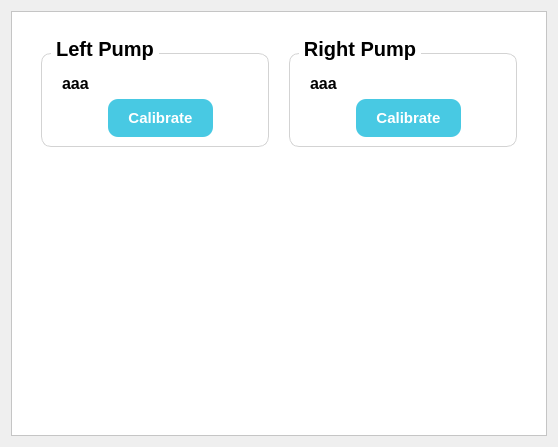
<?xml version="1.0" encoding="UTF-8"?>
<ui version="4.0">
 <class>Form</class>
 <widget class="QWidget" name="Form">
  <property name="geometry">
   <rect>
    <x>0</x>
    <y>0</y>
    <width>558</width>
    <height>447</height>
   </rect>
  </property>
  <property name="windowTitle">
   <string>Form</string>
  </property>
  <layout class="QVBoxLayout" name="verticalLayout">
   <item>
    <widget class="QFrame" name="calibratePage">
     <property name="styleSheet">
      <string notr="true">background:#ffffff</string>
     </property>
     <property name="frameShape">
      <enum>QFrame::StyledPanel</enum>
     </property>
     <property name="frameShadow">
      <enum>QFrame::Raised</enum>
     </property>
     <layout class="QGridLayout" name="gridLayout_12">
      <item row="0" column="1">
       <layout class="QGridLayout" name="gridLayout_13">
        <property name="leftMargin">
         <number>20</number>
        </property>
        <property name="topMargin">
         <number>20</number>
        </property>
        <property name="rightMargin">
         <number>20</number>
        </property>
        <property name="bottomMargin">
         <number>20</number>
        </property>
        <property name="horizontalSpacing">
         <number>20</number>
        </property>
        <item row="0" column="0">
         <layout class="QVBoxLayout" name="verticalLayout_23">
          <property name="spacing">
           <number>0</number>
          </property>
          <property name="rightMargin">
           <number>0</number>
          </property>
          <property name="bottomMargin">
           <number>0</number>
          </property>
          <item>
           <widget class="QGroupBox" name="FAB_6">
            <property name="sizePolicy">
             <sizepolicy hsizetype="Preferred" vsizetype="Preferred">
              <horstretch>0</horstretch>
              <verstretch>0</verstretch>
             </sizepolicy>
            </property>
            <property name="font">
             <font>
              <family>Nirmala UI</family>
              <pointsize>15</pointsize>
              <weight>87</weight>
              <bold>true</bold>
             </font>
            </property>
            <property name="styleSheet">
             <string notr="true">QGroupBox{
border:1px solid lightgrey;
font-weight: 700;
padding:10px 0px 0px 0px;
margin-top:12px;
font-family:Nirmala UI;
font-size:15pt;
border-radius:10%;
}
QGroupBox:title{
subcontrol-origin: margin;
left: 10px;
top:-4px;
margin:0px 2px 0px 2px
}
</string>
            </property>
            <property name="title">
             <string>Left Pump</string>
            </property>
            <property name="alignment">
             <set>Qt::AlignLeading|Qt::AlignLeft|Qt::AlignTop</set>
            </property>
            <property name="flat">
             <bool>false</bool>
            </property>
            <property name="checkable">
             <bool>false</bool>
            </property>
            <layout class="QVBoxLayout" name="verticalLayout_35">
             <property name="spacing">
              <number>6</number>
             </property>
             <property name="leftMargin">
              <number>20</number>
             </property>
             <property name="topMargin">
              <number>9</number>
             </property>
             <property name="bottomMargin">
              <number>9</number>
             </property>
             <item>
              <layout class="QHBoxLayout" name="horizontalLayout_44">
               <property name="spacing">
                <number>2</number>
               </property>
               <item alignment="Qt::AlignLeft">
                <widget class="QLabel" name="drugNameLeftCalibration">
                 <property name="styleSheet">
                  <string notr="true">font-weight:700;
font-size:12pt</string>
                 </property>
                 <property name="text">
                  <string>aaa</string>
                 </property>
                </widget>
               </item>
               <item>
                <spacer name="horizontalSpacer_14">
                 <property name="orientation">
                  <enum>Qt::Horizontal</enum>
                 </property>
                 <property name="sizeHint" stdset="0">
                  <size>
                   <width>40</width>
                   <height>20</height>
                  </size>
                 </property>
                </spacer>
               </item>
              </layout>
             </item>
             <item alignment="Qt::AlignHCenter">
              <widget class="QPushButton" name="btnCalibrateLeft">
               <property name="font">
                <font>
                 <pointsize>11</pointsize>
                 <weight>99</weight>
                 <bold>true</bold>
                </font>
               </property>
               <property name="cursor">
                <cursorShape>PointingHandCursor</cursorShape>
               </property>
               <property name="focusPolicy">
                <enum>Qt::TabFocus</enum>
               </property>
               <property name="autoFillBackground">
                <bool>false</bool>
               </property>
               <property name="styleSheet">
                <string notr="true">background:#48C9E3;
color:#FFFFFF;
border-radius:10%;
padding:10px 20px;
font-weight: 900;
font-size:11pt</string>
               </property>
               <property name="text">
                <string>Calibrate</string>
               </property>
               <property name="flat">
                <bool>false</bool>
               </property>
              </widget>
             </item>
            </layout>
           </widget>
          </item>
         </layout>
        </item>
        <item row="0" column="1">
         <layout class="QVBoxLayout" name="verticalLayout_25">
          <property name="spacing">
           <number>0</number>
          </property>
          <property name="rightMargin">
           <number>0</number>
          </property>
          <property name="bottomMargin">
           <number>0</number>
          </property>
          <item>
           <widget class="QGroupBox" name="FAB_7">
            <property name="sizePolicy">
             <sizepolicy hsizetype="Preferred" vsizetype="Preferred">
              <horstretch>0</horstretch>
              <verstretch>0</verstretch>
             </sizepolicy>
            </property>
            <property name="font">
             <font>
              <family>Nirmala UI</family>
              <pointsize>15</pointsize>
              <weight>87</weight>
              <bold>true</bold>
             </font>
            </property>
            <property name="styleSheet">
             <string notr="true">QGroupBox{
border:1px solid lightgrey;
font-weight: 700;
padding:10px 0px 0px 0px;
margin-top:12px;
font-family:Nirmala UI;
font-size:15pt;
border-radius:10%;
}
QGroupBox:title{
subcontrol-origin: margin;
left: 10px;
top:-4px;
margin:0px 2px 0px 2px
}
</string>
            </property>
            <property name="title">
             <string>Right Pump</string>
            </property>
            <property name="alignment">
             <set>Qt::AlignLeading|Qt::AlignLeft|Qt::AlignTop</set>
            </property>
            <property name="flat">
             <bool>false</bool>
            </property>
            <property name="checkable">
             <bool>false</bool>
            </property>
            <layout class="QVBoxLayout" name="verticalLayout_39">
             <property name="spacing">
              <number>6</number>
             </property>
             <property name="leftMargin">
              <number>20</number>
             </property>
             <property name="topMargin">
              <number>9</number>
             </property>
             <property name="bottomMargin">
              <number>9</number>
             </property>
             <item>
              <layout class="QHBoxLayout" name="horizontalLayout_45">
               <property name="spacing">
                <number>2</number>
               </property>
               <item>
                <widget class="QLabel" name="drugNameRightCalibration">
                 <property name="styleSheet">
                  <string notr="true">font-weight:700;
font-size:12pt</string>
                 </property>
                 <property name="text">
                  <string>aaa</string>
                 </property>
                </widget>
               </item>
               <item>
                <spacer name="horizontalSpacer_15">
                 <property name="orientation">
                  <enum>Qt::Horizontal</enum>
                 </property>
                 <property name="sizeHint" stdset="0">
                  <size>
                   <width>40</width>
                   <height>20</height>
                  </size>
                 </property>
                </spacer>
               </item>
              </layout>
             </item>
             <item alignment="Qt::AlignHCenter">
              <widget class="QPushButton" name="btnCalibrateRight">
               <property name="font">
                <font>
                 <pointsize>11</pointsize>
                 <weight>99</weight>
                 <bold>true</bold>
                </font>
               </property>
               <property name="cursor">
                <cursorShape>PointingHandCursor</cursorShape>
               </property>
               <property name="focusPolicy">
                <enum>Qt::TabFocus</enum>
               </property>
               <property name="autoFillBackground">
                <bool>false</bool>
               </property>
               <property name="styleSheet">
                <string notr="true">background:#48C9E3;
color:#FFFFFF;
border-radius:10%;
padding:10px 20px;
font-weight: 900;
font-size:11pt</string>
               </property>
               <property name="text">
                <string>Calibrate</string>
               </property>
               <property name="flat">
                <bool>false</bool>
               </property>
              </widget>
             </item>
            </layout>
           </widget>
          </item>
         </layout>
        </item>
        <item row="2" column="0" colspan="2" alignment="Qt::AlignRight|Qt::AlignBottom">
         <widget class="QLabel" name="infoCalibrationMain">
          <property name="styleSheet">
           <string notr="true"/>
          </property>
          <property name="text">
           <string/>
          </property>
         </widget>
        </item>
        <item row="1" column="0" colspan="2">
         <spacer name="verticalSpacer_7">
          <property name="orientation">
           <enum>Qt::Vertical</enum>
          </property>
          <property name="sizeHint" stdset="0">
           <size>
            <width>20</width>
            <height>40</height>
           </size>
          </property>
         </spacer>
        </item>
       </layout>
      </item>
     </layout>
    </widget>
   </item>
  </layout>
 </widget>
 <resources/>
 <connections/>
</ui>
